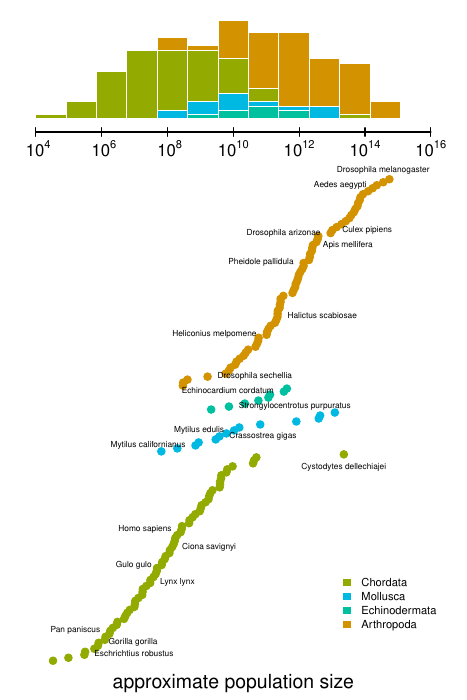

Generate this figure with R:
# Nc_figure.r

library(tidyverse)
library(plotrix)
library(ggrepel)
library(mixtools)
library(scales)
library(sp)
library(grid)
library(latex2exp)

source('plot_funs.r')
source('color_scheme.r')

opar <- par(no.readonly=TRUE)

# for stan fit
load('../../data/diversity_popsize_chains.Rdata')
load('../../data/main_datasets.Rdata')
phi <- mean(rstan:::extract(dps_fit, pars='phi')$phi)
beta <- mean(rstan:::extract(dps_fit, pars='beta')$beta)

# alias this -- less typing
d <- da_dps %>% filter(!is.na(log10_popsize)) %>% 
      group_by(phylum) %>%  
      mutate(n = n(), phyla_mean = mean(log10_popsize)) %>%
      filter(n > 5) %>%
      arrange(phyla_mean, log10_popsize)

d %>% ggplot() + geom_histogram(aes(log10_popsize, fill=phylum), binwidth=0.7, alpha=0.5)


d %>% ggplot() + geom_density(aes(log10_popsize, fill=phylum), binwidth=0.7, alpha=0.5)

# what to include
# x <- d$pred_log10_N  # the simplistic unregularized version
lx <- 4
ux <- 18


output <- TRUE
# output <- FALSE

if (output)
  pdf("Nc_figure.pdf", height=7, width=7/1.5)


par(mar=c(1, 1, 1, 1), oma=c(0, 0, 0, 0))



nf <- layout(matrix(c(1, 2), ncol=1), heights=c(2, 8))
x <- d$log10_popsize
sps <- d$species
phy <- d$phylum
i <- seq_along(x)

## first plot
bins = seq(lx, ux, length.out=14)
hd <- d %>% nest() %>% 
  mutate(hist = map(data, ~ hist(.$log10_popsize, bins, plot=FALSE)))

al <- 1

par(mar=c(1, 1, 1, 1))

h <- hist(d$log10_popsize, 10, plot=FALSE)
xd <- do.call(rbind, map(hd$hist, 'counts'))
idx <- c(3, 2, 1, 4)
xd <- xd[idx, ]
cols <- phyla_cols[hd$phylum[idx]]

barplot(xd, axes=FALSE, horiz=FALSE,
        space=0, border='white', col=cols)

plot(x, i, col=phyla_cols[d$phylum], pch=19, 
     ylab='',
     xlab='',
     axes=FALSE,
     xlim=c(lx, ux))
title(xlab='approximate population size', line=-0.4, cex.lab=1.2)

xseq <- seq(lx, ux, 2)

labs <- latex2exp::TeX(sprintf("$10^{%d}$", xseq)) 
# this is some dumb shit to align text...
labs[1:3] <- latex2exp::TeX(sprintf("  $10^{%d}$", xseq[1:3])) 
axis(3, xseq, labels=labs, 
     line=1.4,  padj=3,
     las=1, tck=0.01)
axis(3, xseq, labels=rep("", 8),
     tck=-0.01,
     line=1.4)


# labels
keep_sps <- c("Homo sapiens", 'Drosophila melanogaster',
              'Gorilla beringei/gorilla', 'Eschrichtius robustus',
              'Pan paniscus', 'Lynx lynx',
              'Gulo gulo', 'Ciona savignyi', 'Drosophila sechellia', 
              'Culex pipiens', 'Aedes aegypti', 
              'Halictus scabiosae', 'Pheidole pallidula',
              'Drosophila arizonae', 'Mytilus edulis', 
              'Heliconius melpomene',
              'Crassostrea gigas', 'Mytilus californianus', 'Strongylocentrotus purpuratus',
              'Echinocardium cordatum', 'Apis mellifera', 'Cystodytes dellechiajei')
labs <- c("Homo sapiens", 'Drosophila melanogaster',
          'Gorilla gorilla', 'Eschrichtius robustus',
          'Pan paniscus', 'Lynx lynx',
          'Gulo gulo', 'Ciona savignyi', 'Drosophila sechellia', 
          'Culex pipiens', 'Aedes aegypti', 
           'Halictus scabiosae', 'Pheidole pallidula',
           'Drosophila arizonae', 'Mytilus edulis', 
            'Heliconius melpomene',
          'Crassostrea gigas', 'Mytilus californianus', 'Strongylocentrotus purpuratus',
          'Echinocardium cordatum', 'Apis mellifera', 'Cystodytes dellechiajei')



dput(rep(c(2, 4), length(keep_sps)/2))
sides <- c(4, 4, 2, 4, 2, 4, 2, 1, 2, 4, 2, 4, 2, 4, 2, 4, 2, 4, 2, 4, 2, 3)
idx <- match(keep_sps, sps) 
# keep_sps[is.na(idx)]
xs <- i[idx]
ys <- d$log10_popsize[idx]
or <- order(xs)
xs <- xs[or]
ys <- ys[or]
labs <- labs[or]
text(ys, xs, labs, srt=0, pos=sides, cex=0.5, xpd=TRUE)

phyla_cols_s <- phyla_cols[unique(d$phylum)]
legend(14, 32, names(phyla_cols_s), fill=phyla_cols_s,
       bty='n', border=0, cex=0.7, ncol=1)



if (output) dev.off()
par(opar)
